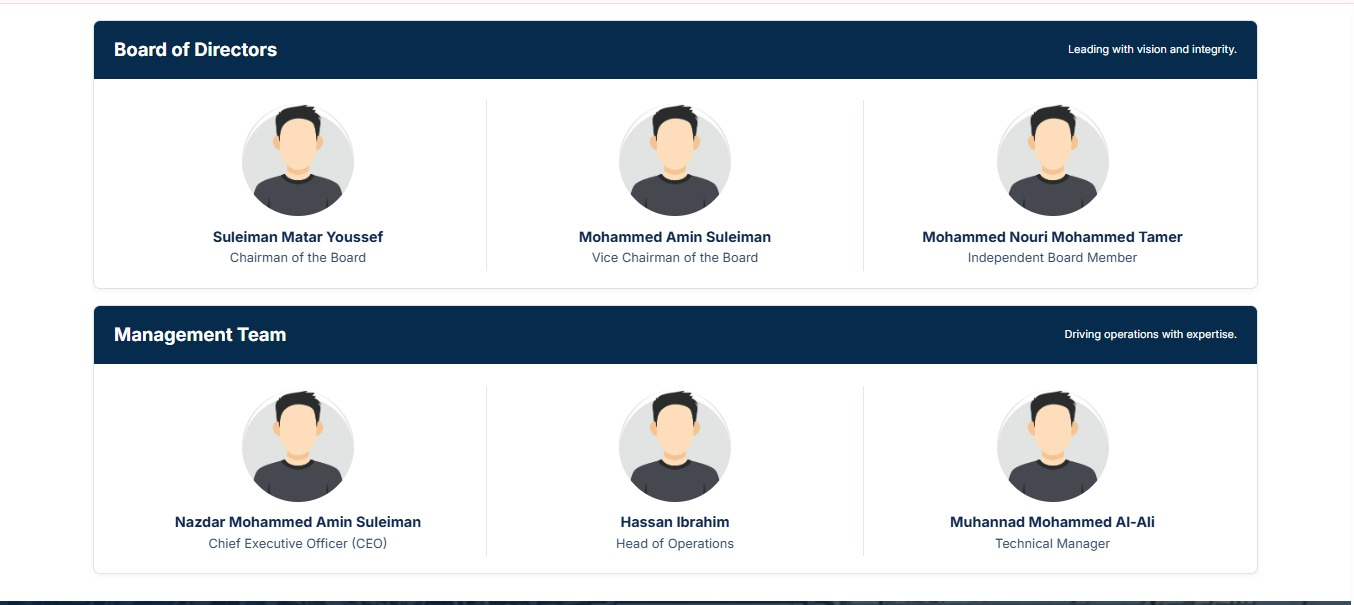
#> input picture ALMATAR/WhatsApp Image 2026-11-23 at 1.40.24 AM (1).jpeg, 1354 x 605 px, given in place of restaurant_final.mp4.webm, which was not available
$ python make_taverne_webp.py
#> lines starting #> are read from the running program, lines starting #| are printed output that depends on the picture
import cv2
import os
from PIL import Image

video_path = r"C:\Users\SHAMA\Videos\Captures\restaurant_final.mp4.webm"
cap = cv2.VideoCapture(video_path)
fps = cap.get(cv2.CAP_PROP_FPS)

out_dir = r"d:\CZTech-Portfolio\public\images\projects\taverne-kostas"
os.makedirs(out_dir, exist_ok=True)

# Exact verified timestamps in restaurant_final.mp4.webm:
shots = [
    ("hero", 3.0),
    ("speisekarte-catalog", 15.0),
    ("gallery-lightbox", 49.0),
    ("floorplan-reservation", 77.0),
    ("digital-table-pass", 88.0),
    ("waiter-pos-terminal", 125.0),
    ("kitchen-display-system", 143.0),
    ("admin-menu-management", 181.0),
    ("events-management", 199.0),
    ("rbac-security-matrix", 207.0),
]

for name, sec in shots:
    frame_idx = int(sec * fps)
    cap.set(cv2.CAP_PROP_POS_FRAMES, frame_idx)
    ret, frame = cap.read()
    if ret:
        rgb = cv2.cvtColor(frame, cv2.COLOR_BGR2RGB)
        im = Image.fromarray(rgb)
        w, h = im.size
        # Crop browser bar (top 72px) and taskbar (bottom 32px)
        cropped = im.crop((0, 72, w, h - 32))

        # Resize to 1350 wide (consistent with other projects)
        aspect = cropped.height / cropped.width
        target_w = 1350
        target_h = int(target_w * aspect)
        resized = cropped.resize((target_w, target_h), Image.Resampling.LANCZOS)

        webp_path = os.path.join(out_dir, f"{name}.webp")
        resized.save(webp_path, "WEBP", quality=92)
        print(f"Generated {name}.webp: {resized.size} ({os.path.getsize(webp_path)} bytes)")
#> this loop made 10 passes
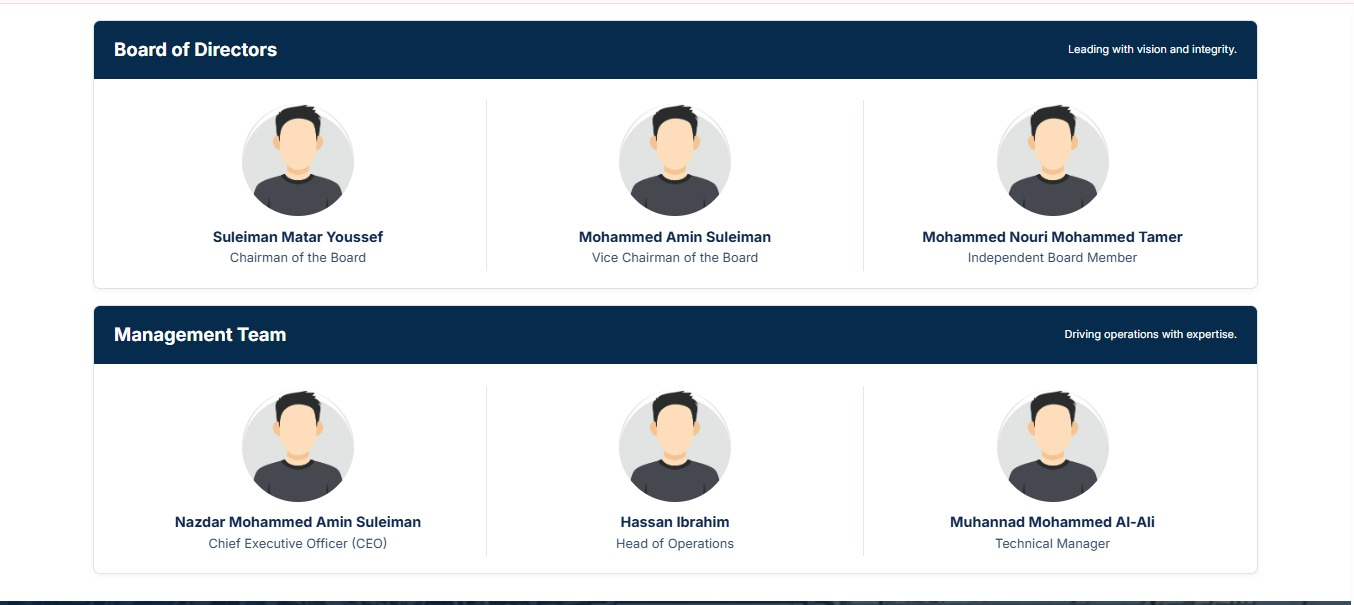
#> input picture ALMATAR/WhatsApp Image 2026-11-23 at 1.40.24 AM (1).jpeg, 1354 x 605 px, given in place of restaurant_final.mp4.webm, which was not available
#> pass 1, `cropped = im.crop((0, 72, w, h - 32))`:
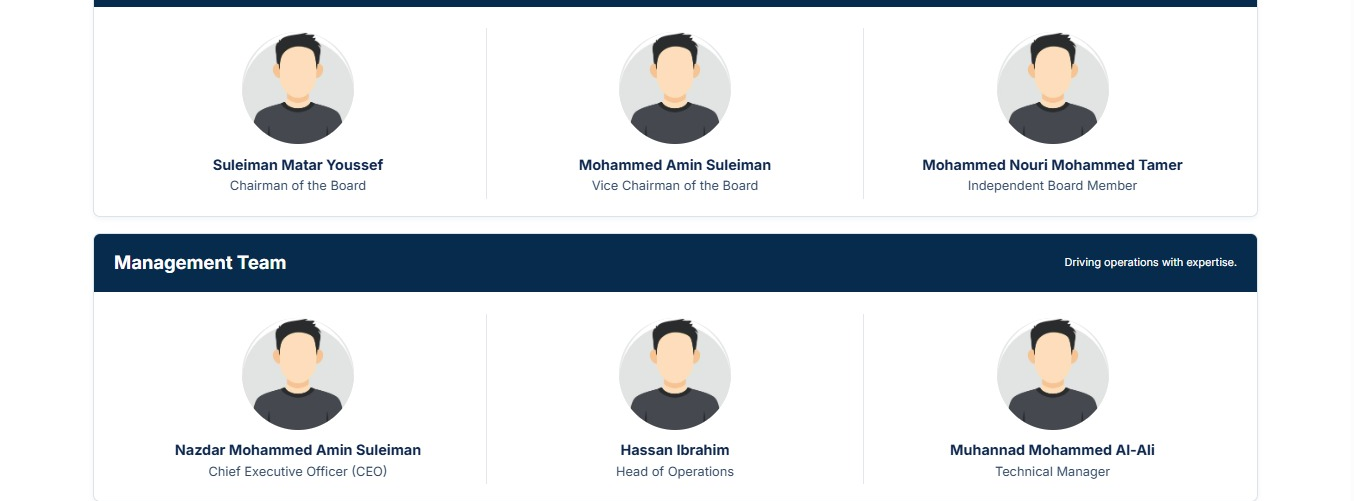
#> cropped: PIL image 1354x501 RGB; mean R, G, B 218.2, 222, 225.5
#> frame is the input picture: shape (605, 1354, 3); mean B, G, R 216.6, 211.2, 205.4

cap.release()

$ run again, on ALMATAR/WhatsApp Image 2026-11-23 at 1.40.24 AM (2).jpeg
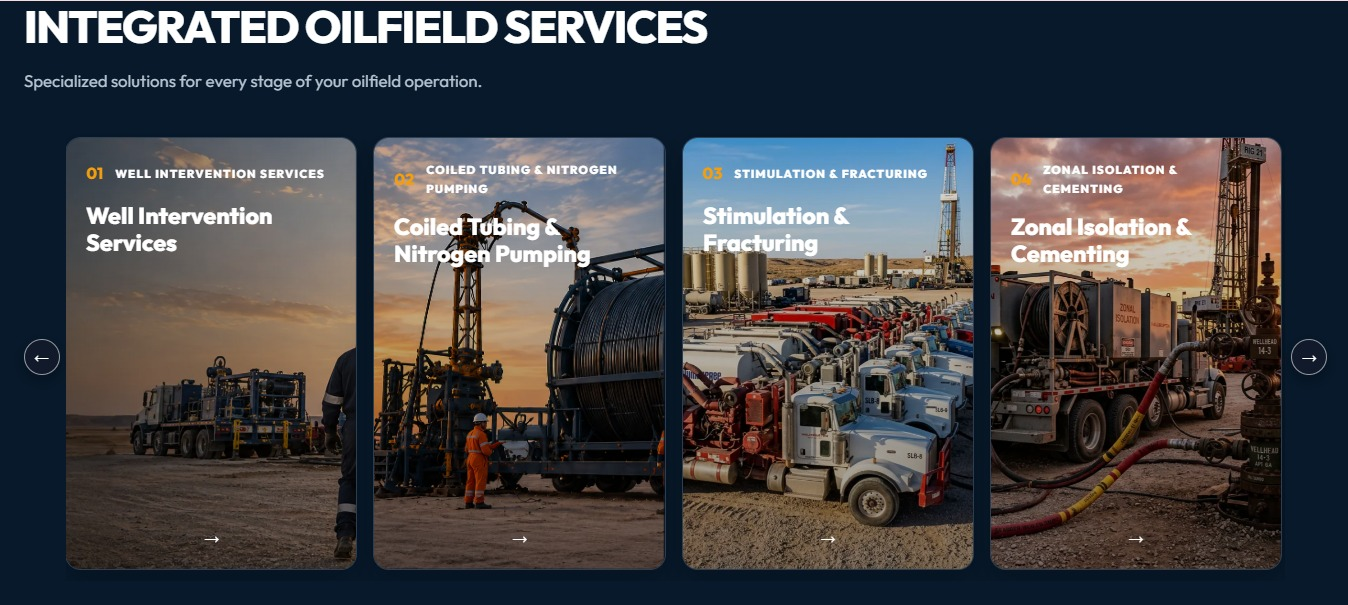
#> input picture ALMATAR/WhatsApp Image 2026-11-23 at 1.40.24 AM (2).jpeg, 1348 x 605 px, given in place of restaurant_final.mp4.webm, which was not available
#> the loop `for name, sec in shots:` made 10 passes
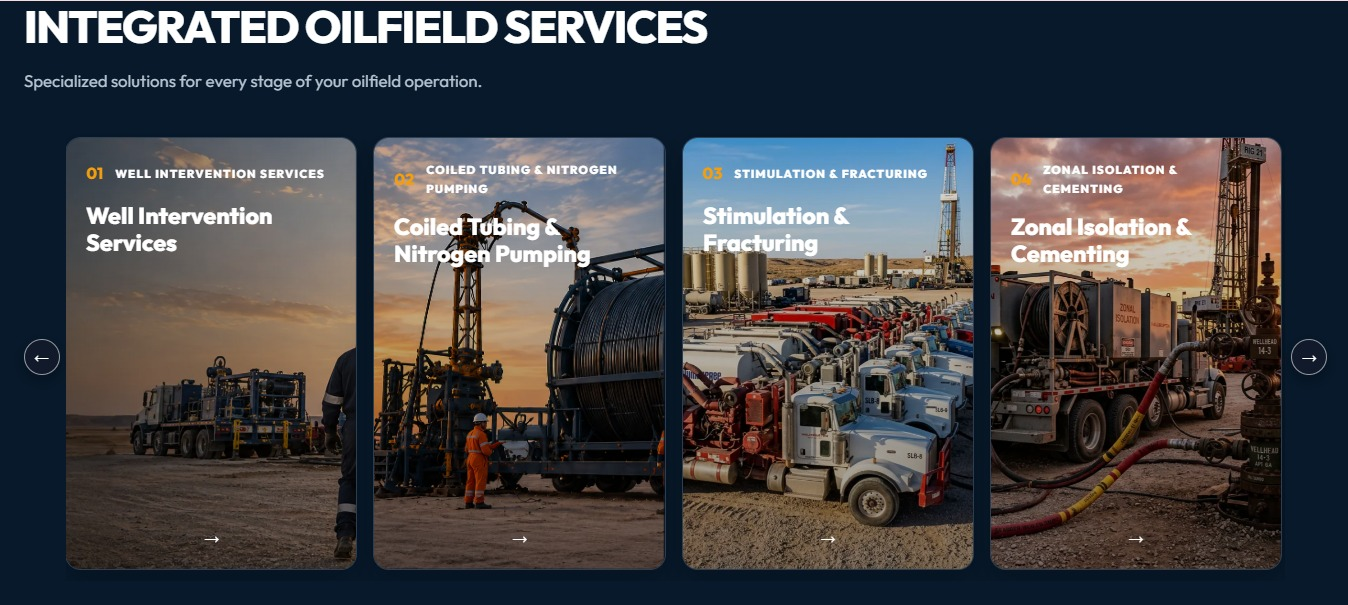
#> input picture ALMATAR/WhatsApp Image 2026-11-23 at 1.40.24 AM (2).jpeg, 1348 x 605 px, given in place of restaurant_final.mp4.webm, which was not available
#> pass 1, `cropped = im.crop((0, 72, w, h - 32))`:
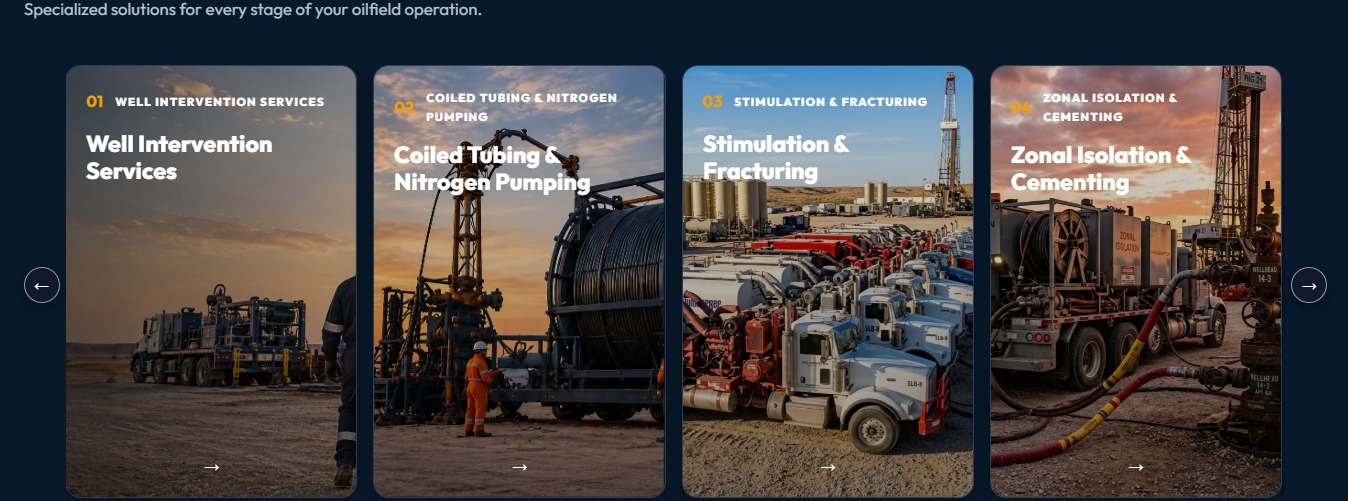
#> cropped: PIL image 1348x501 RGB; mean R, G, B 73.4, 69.7, 70.1
#> frame is the input picture: shape (605, 1348, 3); mean B, G, R 69, 66.1, 66.5

$ run again, on ALMATAR/WhatsApp Image 2026-11-23 at 1.42.35 AM (1).jpeg
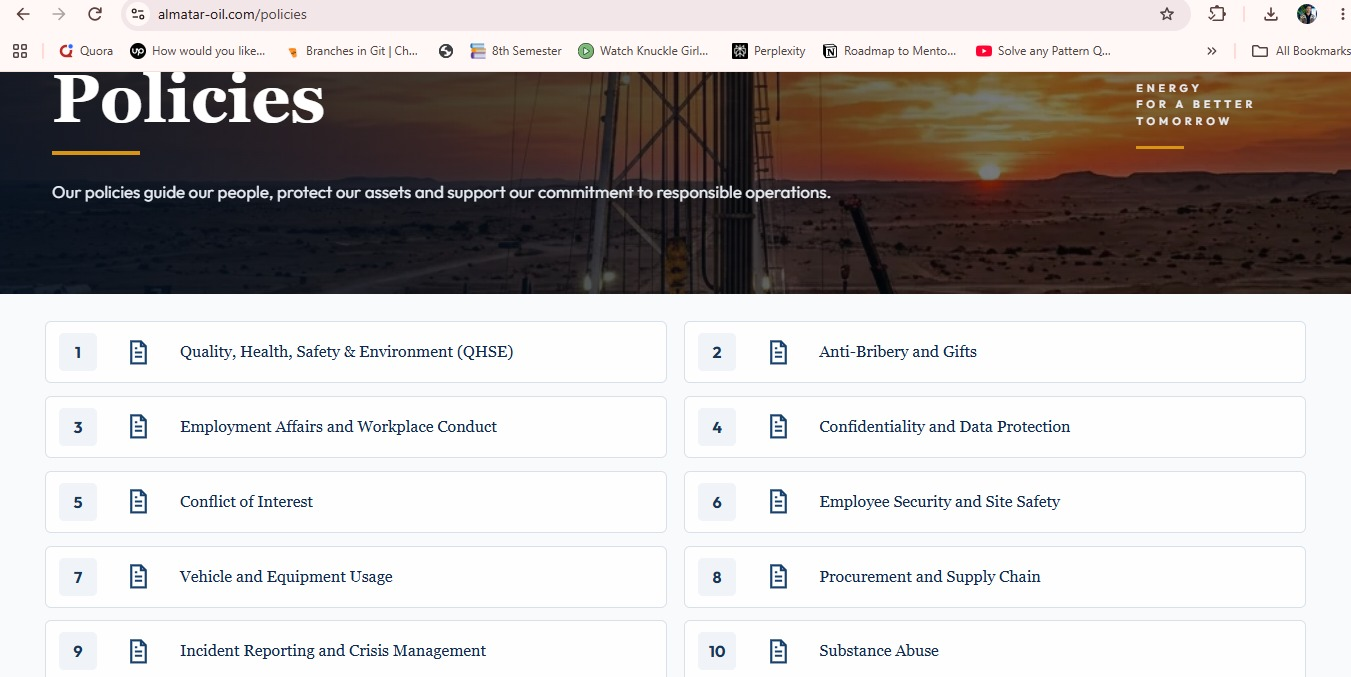
#> input picture ALMATAR/WhatsApp Image 2026-11-23 at 1.42.35 AM (1).jpeg, 1351 x 677 px, given in place of restaurant_final.mp4.webm, which was not available
#> the loop `for name, sec in shots:` made 10 passes
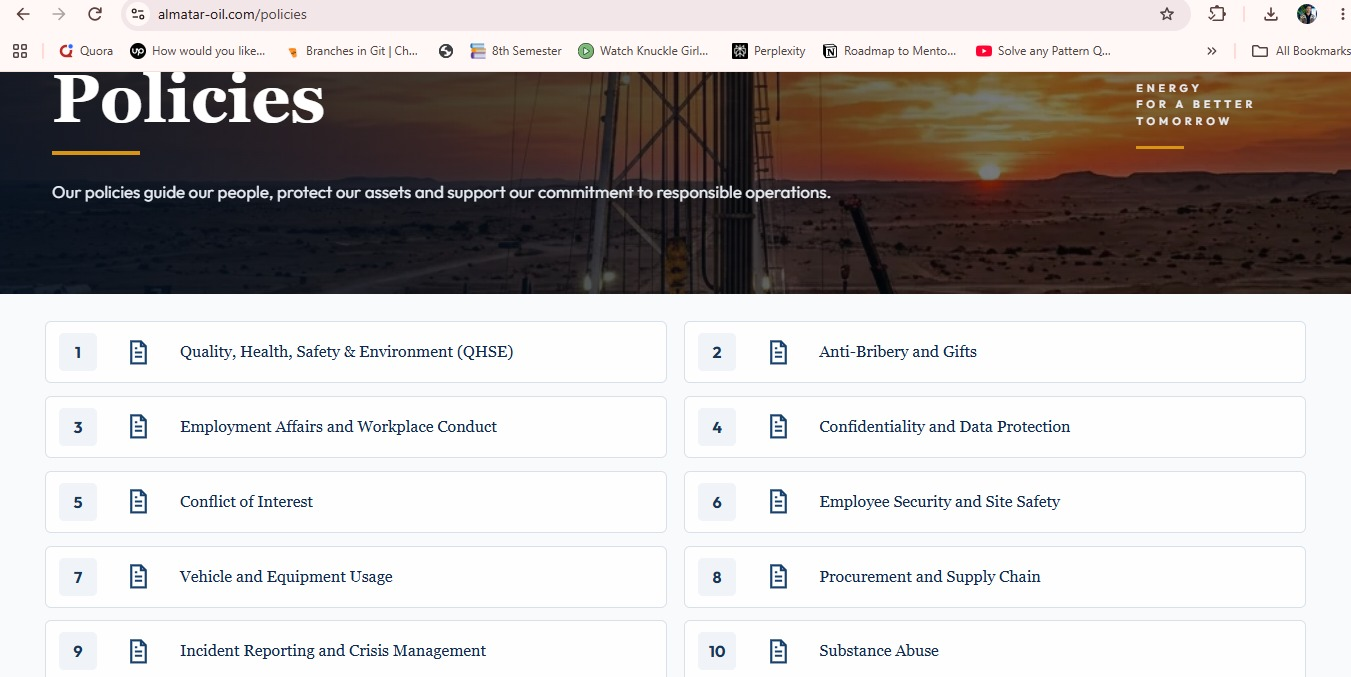
#> input picture ALMATAR/WhatsApp Image 2026-11-23 at 1.42.35 AM (1).jpeg, 1351 x 677 px, given in place of restaurant_final.mp4.webm, which was not available
#> pass 1, `cropped = im.crop((0, 72, w, h - 32))`:
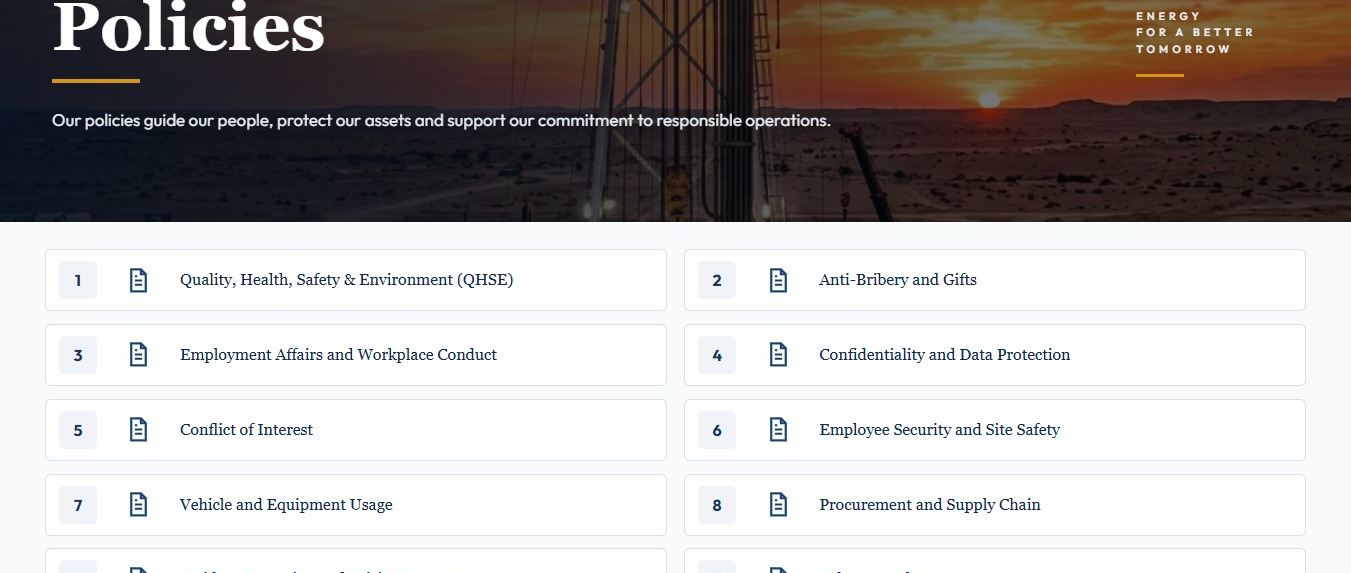
#> cropped: PIL image 1351x573 RGB; mean R, G, B 174.4, 169.7, 168.3
#> frame is the input picture: shape (677, 1351, 3); mean B, G, R 178.8, 180, 184.9

$ run again, on ALMATAR/WhatsApp Image 2026-11-23 at 1.42.35 AM (2).jpeg
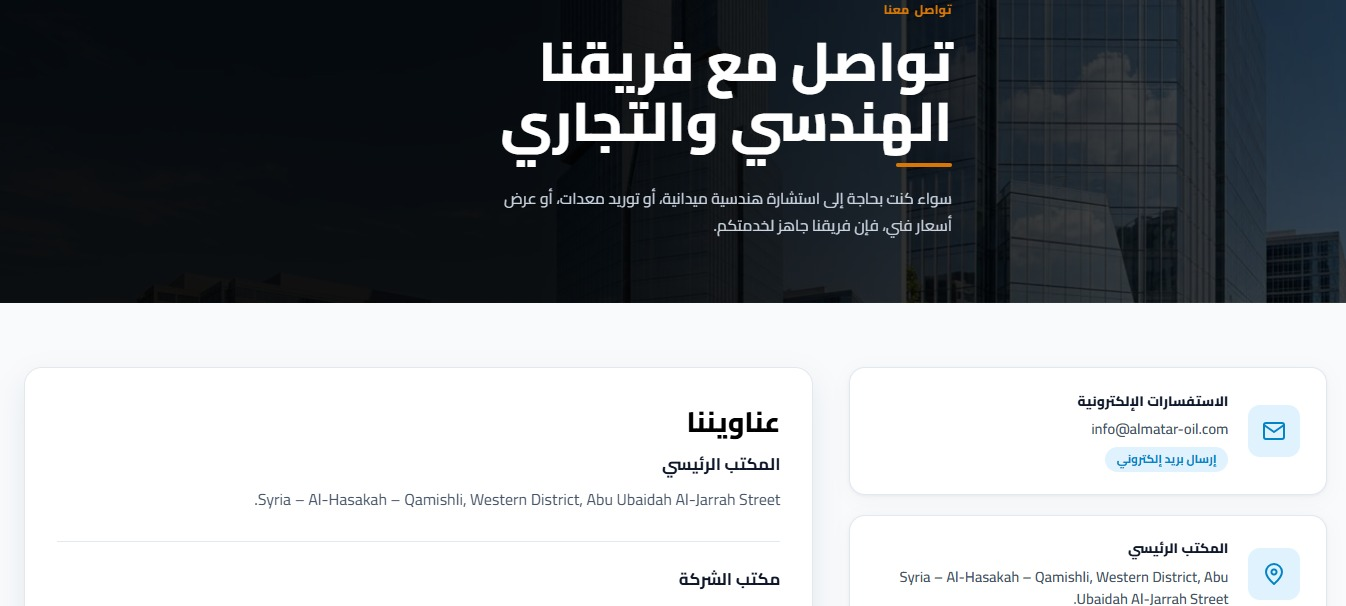
#> input picture ALMATAR/WhatsApp Image 2026-11-23 at 1.42.35 AM (2).jpeg, 1346 x 606 px, given in place of restaurant_final.mp4.webm, which was not available
#> the loop `for name, sec in shots:` made 10 passes
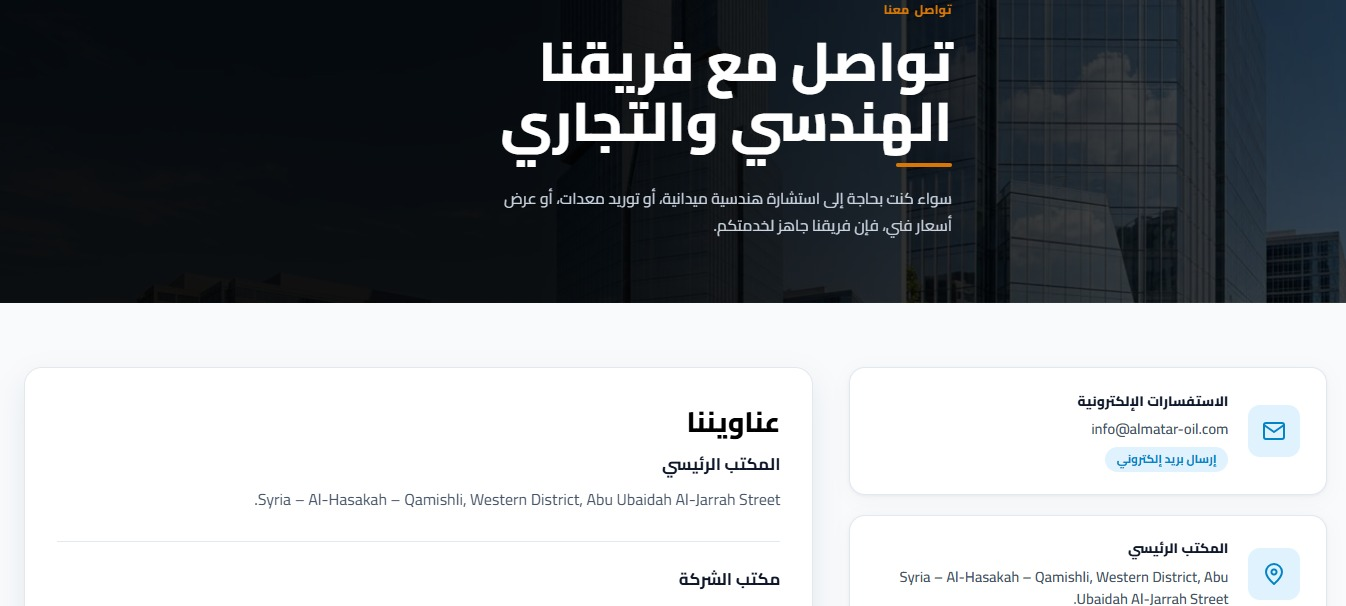
#> input picture ALMATAR/WhatsApp Image 2026-11-23 at 1.42.35 AM (2).jpeg, 1346 x 606 px, given in place of restaurant_final.mp4.webm, which was not available
#> pass 1, `cropped = im.crop((0, 72, w, h - 32))`:
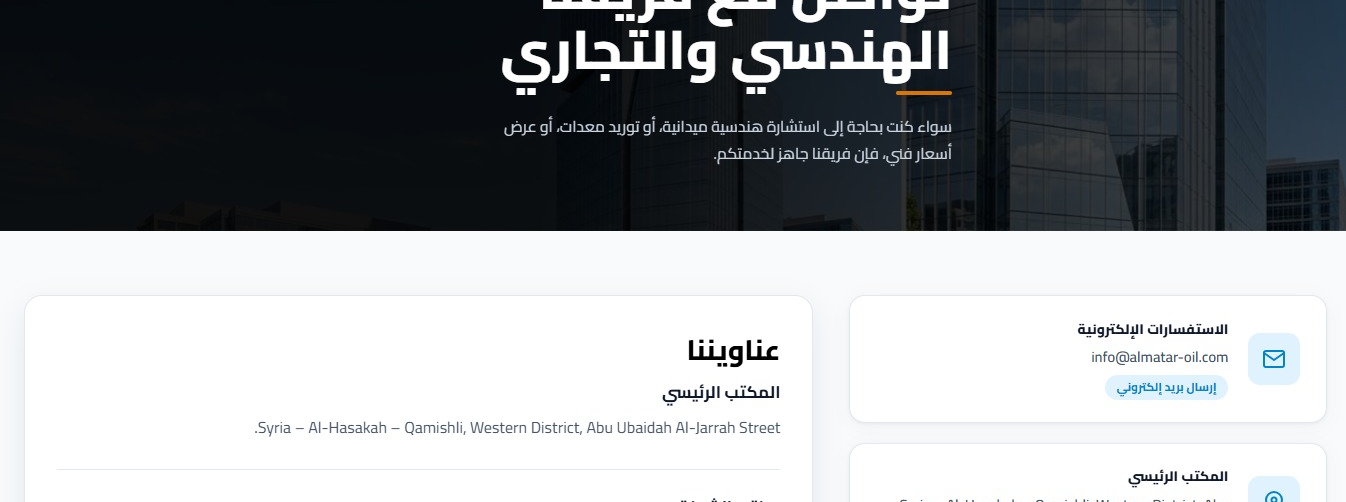
#> cropped: PIL image 1346x502 RGB; mean R, G, B 147.9, 150.9, 153.7
#> frame is the input picture: shape (606, 1346, 3); mean B, G, R 144.9, 141.8, 138.5
